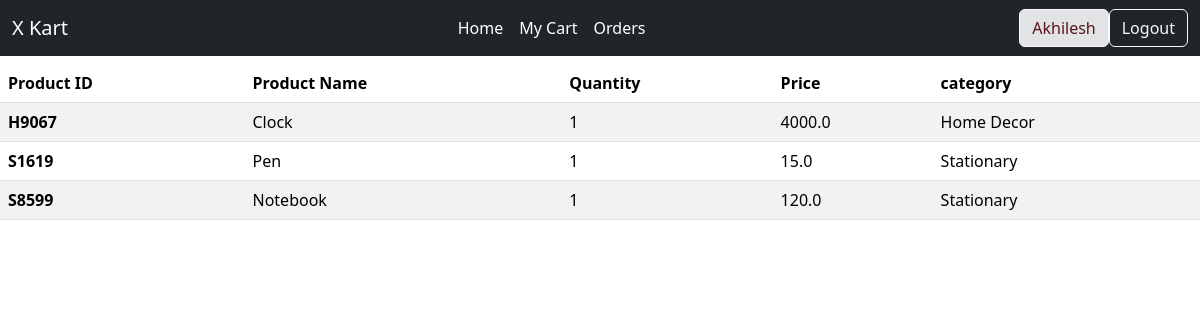
Screenshot of /view_order/215367 (signed in) with the database file from the repository.
### tables this page shows
CREATE TABLE Products(  
    prod_id varchar(20) primary key, 
    prod_name varchar(20), 
    price float,  
    prod_category varchar(20) 
    );

CREATE TABLE OrderItems(  
    order_id varchar(20), 
    prod_id varchar(20),
    quantity int);

### app.py (the view)
@app.route('/view_order/<int:order_id>')
def view_order(order_id):
    username = session['username'][0]
    with sqlite3.connect('sql.db') as connect:
        cursor = connect.cursor()
        data = cursor.execute(f'''select * from OrderItems join Products on OrderItems.prod_id=Products.prod_id where order_id="{order_id}"''').fetchall()
        print(data)
    return render_template('view_order.html',data = data, username=username)

### templates/view_order.html (shortened to what this page needs)
<html lang="en">
<head>
    <link href="https://cdn.jsdelivr.net/npm/bootstrap@5.3.3/dist/css/bootstrap.min.css" rel="stylesheet">
</head>
<body>
    <nav class="navbar navbar-expand-lg navbar-dark bg-dark">
        <div class="container-fluid">
            <a class="navbar-brand" href="{{url_for('home')}}">X Kart</a>
            <div class="collapse navbar-collapse" id="navbarSupportedContent">
                <ul class="navbar-nav ms-auto mb-2 mb-lg-0">
                    <li class="nav-item">
                        <a class="nav-link active" aria-current="page" href="{{url_for('home')}}">Home</a>
                    </li>
                    <li class="nav-item">
                        <a class="nav-link active" href="{{url_for('cart')}}">My Cart</a>
                    </li>
                    <li class="nav-item">
                        <a class="nav-link active" href="{{url_for('order')}}">Orders</a>
                    </li>
                </ul>
                <ul class="navbar-nav ms-auto mb-2 mb-lg-0">
                    <li class="nav-but">
                        <a id="username" href ="{{url_for('profile')}}" class="btn btn-outline-light bg-secondary-subtle text-danger-emphasis">{{username}}</a>
                    </li>
                    <li class="nav-but">
                        <a class="btn btn-outline-light" href="/logout">Logout</a>
                    </li>
                </ul>
            </div>
        </div>
    </nav>
    <table class="table table-striped">
        <thead>
          <tr>
            <th scope="col">Product ID</th>
            <th scope="col">Product Name</th>
            <th scope="col">Quantity</th>
            <th scope="col">Price</th>
            <th scope="col">category</th>
          </tr>
        </thead>
        <tbody>
        {% for x in data %}
          <tr>
            <th scope="row">{{x[1]}}</th>
            <td>{{x[4]}}</td>
            <td>{{x[2]}}</td>
            <td>{{x[5]}}</td>
            <td>{{x[6]}}</td>
          </tr>
        {% endfor %}
        </tbody>
    </table>
</body>
</html>

### rows the page displays
Products: prod_id "H9067", prod_name "Clock", quantity "1", price "4000.0", prod_category "Home Decor"
Products: prod_id "S1619", prod_name "Pen", quantity "1", price "15.0", prod_category "Stationary"
Products: prod_id "S8599", prod_name "Notebook", quantity "1", price "120.0", prod_category "Stationary"

### other values shown
{{ username }} "Akhilesh"
